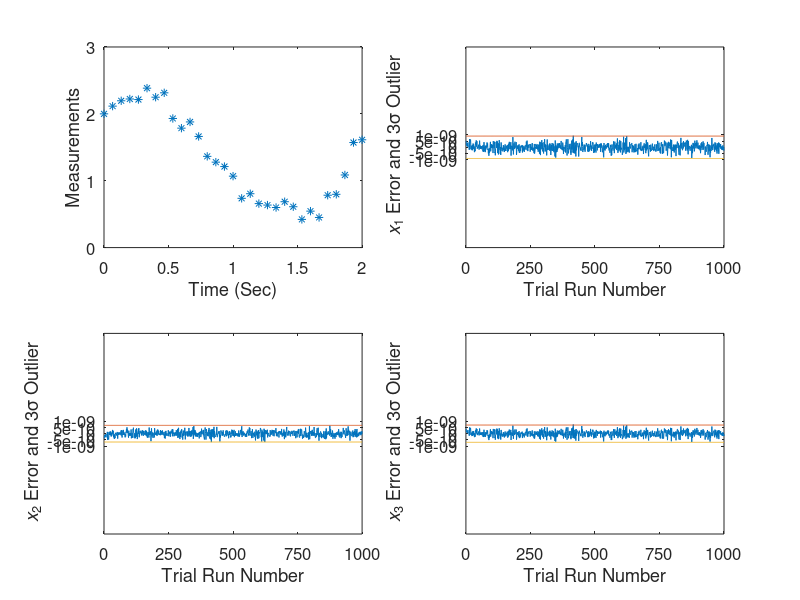

Write the MATLAB code that produced this figure.
% This example solves a simple constrained least squares problem. 
% This program provides plots of the parameter estimate errors and 
% 3-sigma outliers.

% Optimal Estimation of Dynamic Systems (2nd ed.) by Crassidis and Junkins
% Example 2.4

% Written by John L. Crassidis 9/03

% Other Required Routines: none

% Truth
t=[0:6/90:2]';m=length(t);
y=t+sin(t)+2*cos(2*t);

% Pre-allocate Space
xe=zeros(1000,3);
pcov=zeros(1000,3);

% Monte Carlo Simulation
for i=1:1000,

% Measurements with Noise 
 sig=0.1;
 ym=y+sig*randn(m,1);   
 ym(1:3)=y(1:3);
 ym1=ym(4:31);
 ym2=ym(1:3);

% Basis Functions
 h1=[t(4:31) sin(t(4:31)) cos(2*t(4:31))];
 h2=[t(1:3) sin(t(1:3)) cos(2*t(1:3))];

% Get Constrained Estimate
 p_bar=inv(h1'*h1);
 xe_bar=p_bar*h1'*ym1;
 gain=p_bar*h2'*inv(h2*p_bar*h2');
 xe(i,:)=(xe_bar+gain*(ym2-h2*xe_bar))';   
 p=sig^2*(eye(3)-gain*h2)*p_bar*(eye(3)-gain*h2)';
 pcov(i,:)=diag(p)';
end

% Plot Results
subplot(221)
plot(t,ym,'*');
axis([0 2 0 3]);
set(gca,'fontsize',12);
set(gca,'xtick',[0 0.5 1 1.5 2]);
set(gca,'ytick',[0 1 2 3]);
xlabel('Time (Sec)')
ylabel('Measurements')

subplot(222)
plot([1:1000],xe(:,1)-1,[1:1000],pcov(:,1).^(0.5)*3,[1:1000],-pcov(:,1).^(0.5)*3);
axis([0 1000 -1e-9 1e-9]);
set(gca,'fontsize',12);
set(gca,'xtick',[0 250 500 750 1000]);
set(gca,'ytick',[-1e-9 -0.5e-9 0 0.5e-9 1e-9]);
xlabel('Trial Run Number')
ylabel('{\it x}_1 Error and 3{\sigma} Outlier')

subplot(223)
plot([1:1000],xe(:,2)-1,[1:1000],pcov(:,2).^(0.5)*3,[1:1000],-pcov(:,2).^(0.5)*3);
axis([0 1000 -1e-9 1e-9]);
set(gca,'fontsize',12);
set(gca,'xtick',[0 250 500 750 1000]);
set(gca,'ytick',[-1e-9 -0.5e-9 0 0.5e-9 1e-9]);
xlabel('Trial Run Number')
ylabel('{\it x}_2 Error and 3{\sigma} Outlier')

subplot(224)
plot([1:1000],xe(:,3)-2,[1:1000],pcov(:,3).^(0.5)*3,[1:1000],-pcov(:,3).^(0.5)*3);
axis([0 1000 -1e-9 1e-9]);
set(gca,'fontsize',12);
set(gca,'xtick',[0 250 500 750 1000]);
set(gca,'ytick',[-1e-9 -0.5e-9 0 0.5e-9 1e-9]);
xlabel('Trial Run Number')
ylabel('{\it x}_3 Error and 3{\sigma} Outlier')